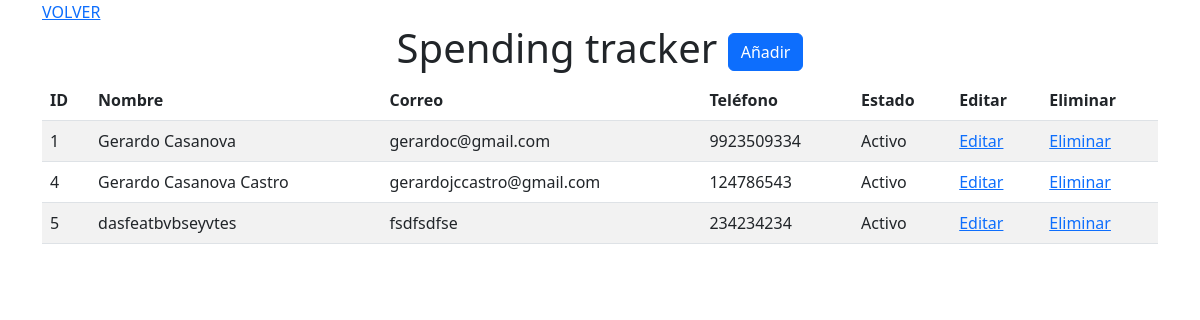
Page /usuarios/index.php (signed in) on the committed database.
### tables this page shows
CREATE TABLE `usuarios` (
  `id` int(10) NOT NULL,
  `nombre` varchar(50) NOT NULL,
  `correo` varchar(50) NOT NULL,
  `password` varchar(20) NOT NULL,
  `telefono` varchar(12) NOT NULL,
  `status` tinyint(1) NOT NULL DEFAULT 1
);

### usuarios/index.php (the view, shortened to what this page needs)
<?php
require_once("../lib/connect.php");
$query_usuarios = "SELECT * FROM usuarios";
$result = $connect->query($query_usuarios);
?>
<!DOCTYPE html>
<html lang="en">
<head>
    <link href="https://cdn.jsdelivr.net/npm/bootstrap@5.2.2/dist/css/bootstrap.min.css" rel="stylesheet">
</head>
<body>
    <div class="container">
        <div class="row">
            <div class="col">
                <a href="../menu.php">VOLVER</a>
                <h1 align="center">Spending tracker <a href="insert_form.php" class="btn btn-primary">Añadir</a></h1>
            </div>
        </div>
        <div class="row">
            <div class="col">
                <table class="table table-hover table-striped">
                    <thead>
                    <tr>
                        <th>ID</th>
                        <th>Nombre</th>
                        <th>Correo</th>
                        <th>Teléfono</th>
                        <th>Estado</th>
                        <th>Editar</th>
                        <th>Eliminar</th>
                    </tr>
                    </thead>
                    <tbody>
                        <?php while ($row = $result->fetch_assoc()) {?>
                        <tr>
                            <td><?php echo $row['id']?></td>
                            <td><?php echo $row['nombre']?></td>
                            <td><?php echo $row['correo']?></td>
                            <td><?php echo $row['telefono']?></td>
                            <td><?php if ($row['status'] == 1) {
                                echo 'Activo';
                            } else {
                                echo 'Inactivo';} ?></td>
                            <td><a href="update_form.php/?id=<?php echo$row['id'];?>">Editar</a></td>
                            <td><a href="delete_query.php/?id=<?php echo$row['id'];?>">Eliminar</a></td>
                        </tr>
                        <?php } ?>
                    </tbody>
                </table>
            </div>
        </div>
    </div>
</body>
</html>

### rows in the picture
usuarios: id "1", nombre "Gerardo Casanova", correo "gerardoc@gmail.com", telefono "9923509334", status "Activo"
usuarios: id "4", nombre "Gerardo Casanova Castro", correo "gerardojccastro@gmail.com", telefono "124786543", status "Activo"
usuarios: id "5", nombre "dasfeatbvbseyvtes", correo "fsdfsdfse", telefono "234234234", status "Activo"
